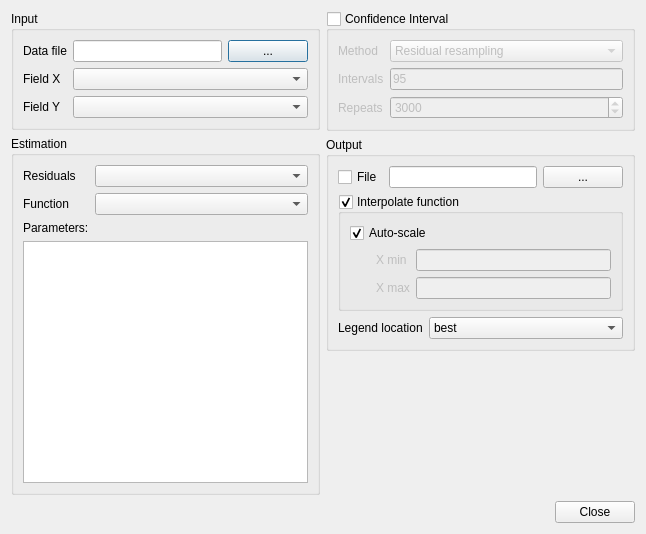
<?xml version="1.0" encoding="UTF-8"?>
<ui version="4.0">
 <class>dialog</class>
 <widget class="QDialog" name="dialog">
  <property name="geometry">
   <rect>
    <x>0</x>
    <y>0</y>
    <width>646</width>
    <height>534</height>
   </rect>
  </property>
  <property name="windowTitle">
   <string>PyQt-Fit - 1D Function Fitting</string>
  </property>
  <layout class="QGridLayout" name="gridLayout_6">
   <item row="0" column="0">
    <layout class="QVBoxLayout" name="verticalLayout">
     <item>
      <widget class="QGroupBox" name="groupBox_4">
       <property name="title">
        <string>Input</string>
       </property>
       <layout class="QGridLayout" name="gridLayout_3">
        <item row="0" column="0">
         <widget class="QLabel" name="label">
          <property name="text">
           <string>Data file</string>
          </property>
         </widget>
        </item>
        <item row="0" column="1">
         <layout class="QHBoxLayout" name="horizontalLayout_2">
          <item>
           <widget class="QLineEdit" name="inputFile"/>
          </item>
          <item>
           <widget class="QPushButton" name="selectInputFile">
            <property name="text">
             <string>...</string>
            </property>
           </widget>
          </item>
         </layout>
        </item>
        <item row="1" column="0">
         <widget class="QLabel" name="label_2">
          <property name="text">
           <string>Field X</string>
          </property>
         </widget>
        </item>
        <item row="1" column="1">
         <widget class="QComboBox" name="fieldXbox"/>
        </item>
        <item row="2" column="0">
         <widget class="QLabel" name="label_3">
          <property name="text">
           <string>Field Y</string>
          </property>
         </widget>
        </item>
        <item row="2" column="1">
         <widget class="QComboBox" name="fieldYbox"/>
        </item>
       </layout>
      </widget>
     </item>
     <item>
      <widget class="QGroupBox" name="groupBox_3">
       <property name="title">
        <string>Estimation</string>
       </property>
       <layout class="QGridLayout" name="gridLayout_2" columnstretch="0,1">
        <item row="0" column="0">
         <widget class="QLabel" name="label_5">
          <property name="text">
           <string>Residuals</string>
          </property>
         </widget>
        </item>
        <item row="0" column="1">
         <widget class="QComboBox" name="residuals"/>
        </item>
        <item row="1" column="0">
         <widget class="QLabel" name="label_4">
          <property name="text">
           <string>Function</string>
          </property>
         </widget>
        </item>
        <item row="1" column="1">
         <widget class="QComboBox" name="function"/>
        </item>
        <item row="2" column="0">
         <widget class="QLabel" name="label_6">
          <property name="text">
           <string>Parameters:</string>
          </property>
         </widget>
        </item>
        <item row="3" column="0" colspan="2">
         <widget class="QTableView" name="parameters"/>
        </item>
       </layout>
      </widget>
     </item>
    </layout>
   </item>
   <item row="0" column="1">
    <layout class="QVBoxLayout" name="verticalLayout_2">
     <item>
      <widget class="QGroupBox" name="computeCI">
       <property name="title">
        <string>Confidence Interval</string>
       </property>
       <property name="checkable">
        <bool>true</bool>
       </property>
       <property name="checked">
        <bool>false</bool>
       </property>
       <layout class="QGridLayout" name="gridLayout">
        <item row="0" column="0">
         <widget class="QLabel" name="label_7">
          <property name="text">
           <string>Method</string>
          </property>
         </widget>
        </item>
        <item row="0" column="1">
         <widget class="QComboBox" name="CImethod">
          <property name="currentIndex">
           <number>1</number>
          </property>
          <item>
           <property name="text">
            <string>Bootstrapping</string>
           </property>
          </item>
          <item>
           <property name="text">
            <string>Residual resampling</string>
           </property>
          </item>
         </widget>
        </item>
        <item row="1" column="0">
         <widget class="QLabel" name="label_8">
          <property name="text">
           <string>Intervals</string>
          </property>
         </widget>
        </item>
        <item row="1" column="1">
         <widget class="QLineEdit" name="CIvalues">
          <property name="text">
           <string>95</string>
          </property>
         </widget>
        </item>
        <item row="2" column="0">
         <widget class="QLabel" name="label_9">
          <property name="text">
           <string>Repeats</string>
          </property>
         </widget>
        </item>
        <item row="2" column="1">
         <widget class="QSpinBox" name="repeats">
          <property name="minimum">
           <number>100</number>
          </property>
          <property name="maximum">
           <number>1000000</number>
          </property>
          <property name="value">
           <number>3000</number>
          </property>
         </widget>
        </item>
       </layout>
      </widget>
     </item>
     <item>
      <widget class="QGroupBox" name="groupBox_2">
       <property name="title">
        <string>Output</string>
       </property>
       <layout class="QGridLayout" name="gridLayout_5" columnstretch="0,1">
        <item row="0" column="0" colspan="2">
         <layout class="QHBoxLayout" name="horizontalLayout">
          <item>
           <widget class="QCheckBox" name="writeOutput">
            <property name="text">
             <string>File</string>
            </property>
           </widget>
          </item>
          <item>
           <widget class="QLineEdit" name="outputFile"/>
          </item>
          <item>
           <widget class="QPushButton" name="selectOutputFile">
            <property name="text">
             <string>...</string>
            </property>
           </widget>
          </item>
         </layout>
        </item>
        <item row="1" column="0" colspan="2">
         <widget class="QGroupBox" name="interpolate">
          <property name="title">
           <string>Interpolate function</string>
          </property>
          <property name="checkable">
           <bool>true</bool>
          </property>
          <layout class="QGridLayout" name="gridLayout_4" columnstretch="0,0,1">
           <item row="0" column="0" colspan="3">
            <widget class="QCheckBox" name="autoScale">
             <property name="text">
              <string>Auto-scale</string>
             </property>
             <property name="checked">
              <bool>true</bool>
             </property>
            </widget>
           </item>
           <item row="1" column="0">
            <spacer name="horizontalSpacer">
             <property name="orientation">
              <enum>Qt::Horizontal</enum>
             </property>
             <property name="sizeHint" stdset="0">
              <size>
               <width>20</width>
               <height>20</height>
              </size>
             </property>
            </spacer>
           </item>
           <item row="1" column="1">
            <widget class="QLabel" name="label_10">
             <property name="enabled">
              <bool>false</bool>
             </property>
             <property name="text">
              <string>X min</string>
             </property>
            </widget>
           </item>
           <item row="1" column="2">
            <widget class="QLineEdit" name="xMin">
             <property name="enabled">
              <bool>false</bool>
             </property>
            </widget>
           </item>
           <item row="2" column="0">
            <spacer name="horizontalSpacer_2">
             <property name="orientation">
              <enum>Qt::Horizontal</enum>
             </property>
             <property name="sizeHint" stdset="0">
              <size>
               <width>20</width>
               <height>20</height>
              </size>
             </property>
            </spacer>
           </item>
           <item row="2" column="1">
            <widget class="QLabel" name="label_11">
             <property name="enabled">
              <bool>false</bool>
             </property>
             <property name="text">
              <string>X max</string>
             </property>
            </widget>
           </item>
           <item row="2" column="2">
            <widget class="QLineEdit" name="xMax">
             <property name="enabled">
              <bool>false</bool>
             </property>
            </widget>
           </item>
          </layout>
         </widget>
        </item>
        <item row="2" column="0">
         <widget class="QLabel" name="label_12">
          <property name="text">
           <string>Legend location</string>
          </property>
         </widget>
        </item>
        <item row="2" column="1">
         <widget class="QComboBox" name="legendLocation">
          <item>
           <property name="text">
            <string>best</string>
           </property>
          </item>
          <item>
           <property name="text">
            <string>upper right</string>
           </property>
          </item>
          <item>
           <property name="text">
            <string>upper left</string>
           </property>
          </item>
          <item>
           <property name="text">
            <string>lower left</string>
           </property>
          </item>
          <item>
           <property name="text">
            <string>lower right</string>
           </property>
          </item>
          <item>
           <property name="text">
            <string>center left</string>
           </property>
          </item>
          <item>
           <property name="text">
            <string>center right</string>
           </property>
          </item>
          <item>
           <property name="text">
            <string>lower center</string>
           </property>
          </item>
          <item>
           <property name="text">
            <string>upper center</string>
           </property>
          </item>
          <item>
           <property name="text">
            <string>center</string>
           </property>
          </item>
         </widget>
        </item>
       </layout>
      </widget>
     </item>
     <item>
      <spacer name="verticalSpacer">
       <property name="orientation">
        <enum>Qt::Vertical</enum>
       </property>
       <property name="sizeHint" stdset="0">
        <size>
         <width>20</width>
         <height>40</height>
        </size>
       </property>
      </spacer>
     </item>
    </layout>
   </item>
   <item row="1" column="0" colspan="2">
    <widget class="QDialogButtonBox" name="buttonBox">
     <property name="orientation">
      <enum>Qt::Horizontal</enum>
     </property>
     <property name="standardButtons">
      <set>QDialogButtonBox::Close</set>
     </property>
    </widget>
   </item>
  </layout>
 </widget>
 <resources/>
 <connections>
  <connection>
   <sender>buttonBox</sender>
   <signal>accepted()</signal>
   <receiver>dialog</receiver>
   <slot>accept()</slot>
   <hints>
    <hint type="sourcelabel">
     <x>169</x>
     <y>464</y>
    </hint>
    <hint type="destinationlabel">
     <x>157</x>
     <y>274</y>
    </hint>
   </hints>
  </connection>
  <connection>
   <sender>buttonBox</sender>
   <signal>rejected()</signal>
   <receiver>dialog</receiver>
   <slot>reject()</slot>
   <hints>
    <hint type="sourcelabel">
     <x>169</x>
     <y>464</y>
    </hint>
    <hint type="destinationlabel">
     <x>286</x>
     <y>274</y>
    </hint>
   </hints>
  </connection>
  <connection>
   <sender>autoScale</sender>
   <signal>toggled(bool)</signal>
   <receiver>label_10</receiver>
   <slot>setDisabled(bool)</slot>
   <hints>
    <hint type="sourcelabel">
     <x>359</x>
     <y>206</y>
    </hint>
    <hint type="destinationlabel">
     <x>406</x>
     <y>225</y>
    </hint>
   </hints>
  </connection>
  <connection>
   <sender>autoScale</sender>
   <signal>toggled(bool)</signal>
   <receiver>label_11</receiver>
   <slot>setDisabled(bool)</slot>
   <hints>
    <hint type="sourcelabel">
     <x>342</x>
     <y>205</y>
    </hint>
    <hint type="destinationlabel">
     <x>408</x>
     <y>258</y>
    </hint>
   </hints>
  </connection>
  <connection>
   <sender>autoScale</sender>
   <signal>toggled(bool)</signal>
   <receiver>xMin</receiver>
   <slot>setDisabled(bool)</slot>
   <hints>
    <hint type="sourcelabel">
     <x>407</x>
     <y>197</y>
    </hint>
    <hint type="destinationlabel">
     <x>478</x>
     <y>227</y>
    </hint>
   </hints>
  </connection>
  <connection>
   <sender>autoScale</sender>
   <signal>toggled(bool)</signal>
   <receiver>xMax</receiver>
   <slot>setDisabled(bool)</slot>
   <hints>
    <hint type="sourcelabel">
     <x>376</x>
     <y>199</y>
    </hint>
    <hint type="destinationlabel">
     <x>469</x>
     <y>258</y>
    </hint>
   </hints>
  </connection>
 </connections>
</ui>
